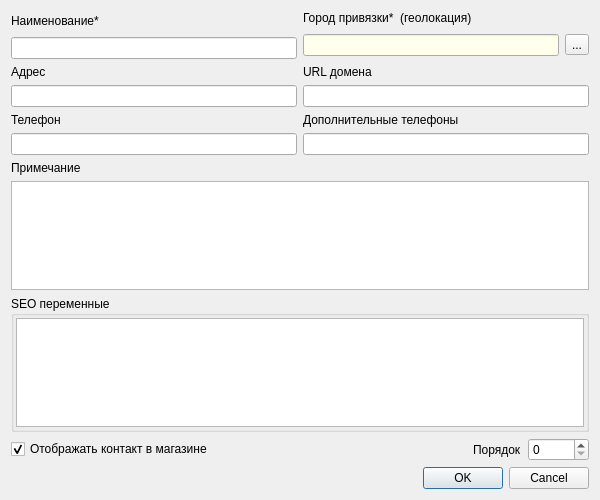
<?xml version="1.0" encoding="UTF-8"?>
<ui version="4.0">
 <class>DialogCardGeotageting</class>
 <widget class="QDialog" name="DialogCardGeotageting">
  <property name="geometry">
   <rect>
    <x>0</x>
    <y>0</y>
    <width>600</width>
    <height>500</height>
   </rect>
  </property>
  <property name="windowTitle">
   <string>Контакт</string>
  </property>
  <layout class="QGridLayout" name="gridLayout">
   <item row="0" column="0" rowspan="2">
    <widget class="QLabel" name="label">
     <property name="text">
      <string>Наименование*</string>
     </property>
    </widget>
   </item>
   <item row="0" column="1">
    <widget class="QLabel" name="label_4">
     <property name="text">
      <string>Город привязки*  (геолокация)</string>
     </property>
    </widget>
   </item>
   <item row="1" column="1" rowspan="2">
    <layout class="QHBoxLayout" name="horizontalLayout_13">
     <item>
      <widget class="QLineEdit" name="lineEditCity">
       <property name="palette">
        <palette>
         <active>
          <colorrole role="Base">
           <brush brushstyle="SolidPattern">
            <color alpha="255">
             <red>255</red>
             <green>255</green>
             <blue>235</blue>
            </color>
           </brush>
          </colorrole>
         </active>
         <inactive>
          <colorrole role="Base">
           <brush brushstyle="SolidPattern">
            <color alpha="255">
             <red>255</red>
             <green>255</green>
             <blue>235</blue>
            </color>
           </brush>
          </colorrole>
         </inactive>
         <disabled>
          <colorrole role="Base">
           <brush brushstyle="SolidPattern">
            <color alpha="255">
             <red>240</red>
             <green>240</green>
             <blue>240</blue>
            </color>
           </brush>
          </colorrole>
         </disabled>
        </palette>
       </property>
       <property name="focusPolicy">
        <enum>Qt::StrongFocus</enum>
       </property>
       <property name="readOnly">
        <bool>true</bool>
       </property>
      </widget>
     </item>
     <item>
      <widget class="QToolButton" name="toolButtonGeo">
       <property name="toolTip">
        <string>Выбор города</string>
       </property>
       <property name="text">
        <string>...</string>
       </property>
      </widget>
     </item>
    </layout>
   </item>
   <item row="2" column="0">
    <widget class="QLineEdit" name="lineEditName"/>
   </item>
   <item row="3" column="0">
    <widget class="QLabel" name="label_2">
     <property name="text">
      <string>Адрес</string>
     </property>
    </widget>
   </item>
   <item row="3" column="1">
    <widget class="QLabel" name="label_8">
     <property name="text">
      <string>URL домена</string>
     </property>
    </widget>
   </item>
   <item row="4" column="0">
    <widget class="QLineEdit" name="lineEditAddress"/>
   </item>
   <item row="4" column="1">
    <widget class="QLineEdit" name="lineEditDomain"/>
   </item>
   <item row="5" column="0">
    <widget class="QLabel" name="label_3">
     <property name="text">
      <string>Телефон</string>
     </property>
    </widget>
   </item>
   <item row="5" column="1">
    <widget class="QLabel" name="label_7">
     <property name="text">
      <string>Дополнительные телефоны</string>
     </property>
    </widget>
   </item>
   <item row="6" column="0">
    <widget class="QLineEdit" name="lineEditPhone">
     <property name="sizePolicy">
      <sizepolicy hsizetype="Preferred" vsizetype="Fixed">
       <horstretch>0</horstretch>
       <verstretch>0</verstretch>
      </sizepolicy>
     </property>
    </widget>
   </item>
   <item row="6" column="1">
    <widget class="QLineEdit" name="lineEditAdditionalPhones"/>
   </item>
   <item row="7" column="0">
    <widget class="QLabel" name="label_5">
     <property name="text">
      <string>Примечание</string>
     </property>
    </widget>
   </item>
   <item row="8" column="0" colspan="2">
    <widget class="QPlainTextEdit" name="plainTextEditDescription">
     <property name="sizePolicy">
      <sizepolicy hsizetype="Preferred" vsizetype="Preferred">
       <horstretch>0</horstretch>
       <verstretch>0</verstretch>
      </sizepolicy>
     </property>
    </widget>
   </item>
   <item row="9" column="0" colspan="2">
    <widget class="QGroupBox" name="groupBoxSEO">
     <property name="sizePolicy">
      <sizepolicy hsizetype="Preferred" vsizetype="Expanding">
       <horstretch>0</horstretch>
       <verstretch>0</verstretch>
      </sizepolicy>
     </property>
     <property name="title">
      <string>SEO переменные</string>
     </property>
     <layout class="QVBoxLayout" name="verticalLayout">
      <property name="spacing">
       <number>2</number>
      </property>
      <property name="leftMargin">
       <number>2</number>
      </property>
      <property name="topMargin">
       <number>2</number>
      </property>
      <property name="rightMargin">
       <number>2</number>
      </property>
      <property name="bottomMargin">
       <number>2</number>
      </property>
      <item>
       <widget class="QTreeView" name="treeViewSeoVariables">
        <property name="editTriggers">
         <set>QAbstractItemView::AllEditTriggers</set>
        </property>
        <property name="showDropIndicator" stdset="0">
         <bool>false</bool>
        </property>
        <property name="selectionBehavior">
         <enum>QAbstractItemView::SelectItems</enum>
        </property>
        <property name="rootIsDecorated">
         <bool>false</bool>
        </property>
        <property name="itemsExpandable">
         <bool>false</bool>
        </property>
       </widget>
      </item>
     </layout>
    </widget>
   </item>
   <item row="10" column="0" colspan="2">
    <layout class="QHBoxLayout" name="horizontalLayout">
     <item>
      <widget class="QCheckBox" name="checkBoxIsActive">
       <property name="text">
        <string>Отображать контакт в магазине</string>
       </property>
       <property name="checked">
        <bool>true</bool>
       </property>
      </widget>
     </item>
     <item>
      <spacer name="horizontalSpacer">
       <property name="orientation">
        <enum>Qt::Horizontal</enum>
       </property>
       <property name="sizeHint" stdset="0">
        <size>
         <width>40</width>
         <height>20</height>
        </size>
       </property>
      </spacer>
     </item>
     <item>
      <widget class="QLabel" name="label_6">
       <property name="text">
        <string>Порядок</string>
       </property>
      </widget>
     </item>
     <item>
      <widget class="QSpinBox" name="spinBoxSortIndex">
       <property name="maximum">
        <number>10000</number>
       </property>
      </widget>
     </item>
    </layout>
   </item>
   <item row="11" column="0" colspan="2">
    <widget class="QDialogButtonBox" name="buttonBox">
     <property name="orientation">
      <enum>Qt::Horizontal</enum>
     </property>
     <property name="standardButtons">
      <set>QDialogButtonBox::Cancel|QDialogButtonBox::Ok</set>
     </property>
    </widget>
   </item>
  </layout>
 </widget>
 <resources/>
 <connections>
  <connection>
   <sender>buttonBox</sender>
   <signal>accepted()</signal>
   <receiver>DialogCardGeotageting</receiver>
   <slot>accept()</slot>
   <hints>
    <hint type="sourcelabel">
     <x>248</x>
     <y>254</y>
    </hint>
    <hint type="destinationlabel">
     <x>157</x>
     <y>274</y>
    </hint>
   </hints>
  </connection>
  <connection>
   <sender>buttonBox</sender>
   <signal>rejected()</signal>
   <receiver>DialogCardGeotageting</receiver>
   <slot>reject()</slot>
   <hints>
    <hint type="sourcelabel">
     <x>316</x>
     <y>260</y>
    </hint>
    <hint type="destinationlabel">
     <x>286</x>
     <y>274</y>
    </hint>
   </hints>
  </connection>
 </connections>
</ui>
